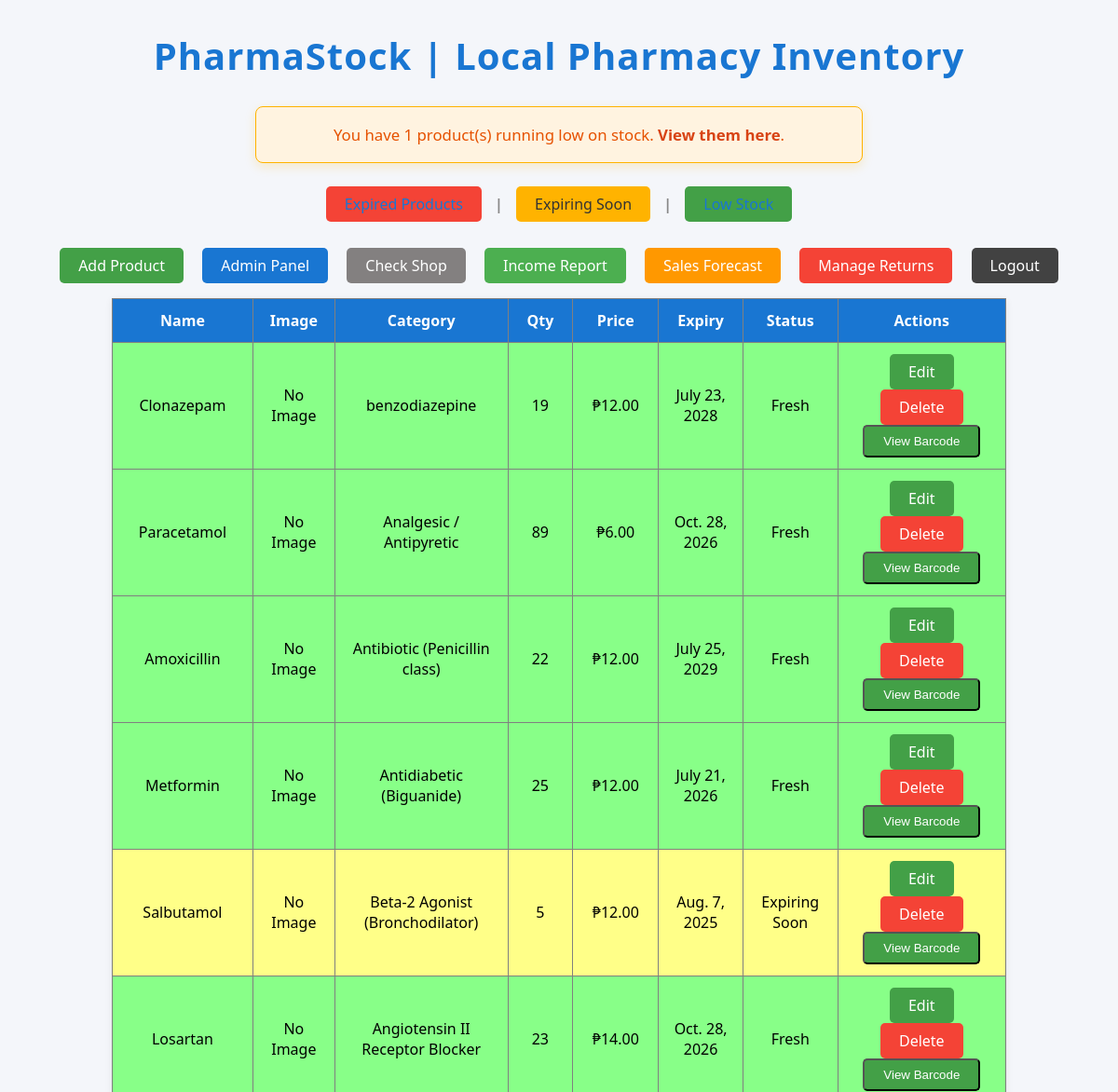
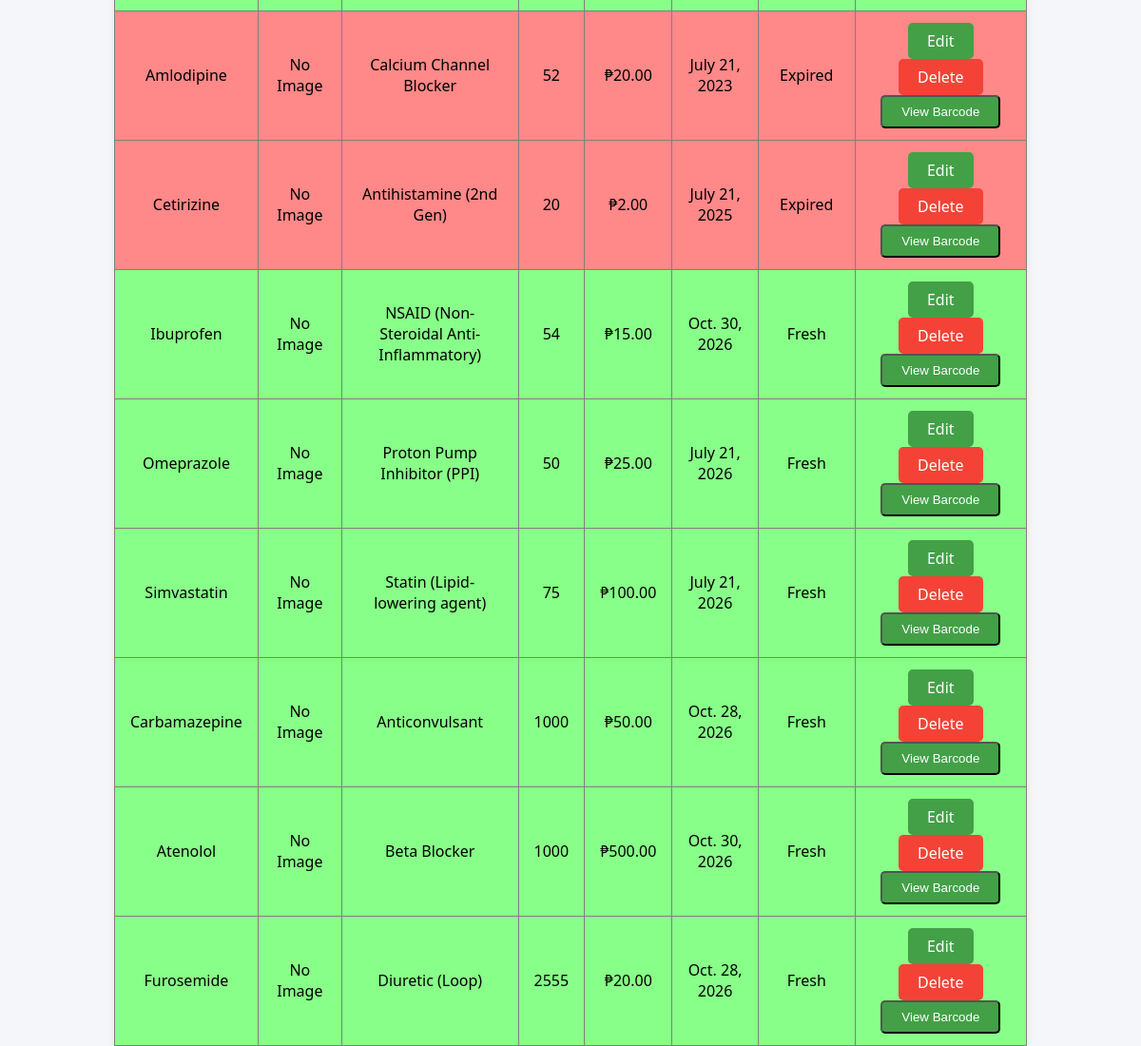
Screenshot of /products/ (signed in) with the database file from the repository (2 pictures, top to bottom).
### inventory/models.py (models this page shows, shortened)
class Product(models.Model):
    name = models.CharField(max_length=100)
    category = models.CharField(max_length=50)
    quantity = models.PositiveIntegerField()
    expiry_date = models.DateField()
    price = models.DecimalField(max_digits=10, decimal_places=2, default=0.00)
    low_stock_threshold = models.PositiveIntegerField(default=10)
    supplier = models.ForeignKey(Supplier, on_delete=models.SET_NULL, null=True, blank=True)
    image = models.ImageField(upload_to='products/', blank=True, null=True)
    barcode = models.ImageField(upload_to='barcodes/', blank=True)
    def is_expired(self):
        return timezone.now().date() > self.expiry_date
    def days_until_expiry(self):
        return (self.expiry_date - timezone.now().date()).days
    @property
    def is_low_stock(self):
        return self.quantity < self.low_stock_threshold
    @property
    def status(self):
        if self.is_expired():
            return "Expired"
        elif self.days_until_expiry() <= 7:
            return "Expiring Soon"
        elif self.is_low_stock:
            return "Low Stock"
        return "Fresh"

### inventory/views.py (the view)
# urls.py: path('products/', views.product_list, name='product_list'),
@admin_required
def product_list(request):
    products = Product.objects.all()
    low_stock_count = sum(1 for p in products if p.is_low_stock)
    today = timezone.now().date()
    return render(request, 'inventory/product_list.html', {'products': products, 'today': today, 'low_stock_count': low_stock_count})

### inventory/views.py (called while the page is built)
def admin_required(view_func):
    decorated_view_func = login_required(user_passes_test(lambda u: u.is_staff)(view_func))
    return decorated_view_func

### inventory/templates/inventory/product_list.html (shortened to what this page needs)
<!DOCTYPE html>
{% load static %}
<html>
<head>
    <link rel="stylesheet" href="{% static 'styles.css' %}">
</head>
<body>
    <h1 class="main-title">PharmaStock | Local Pharmacy Inventory</h1>
    {% if low_stock_count > 0 %}
        <div class="low-stock-alert">
            <p>You have {{ low_stock_count }} product(s) running low on stock. <a href="{% url 'low_stock' %}">View them here</a>.</p>
        </div>
    {% endif %}
        <div class="nav-links">
            <a href="{% url 'expired_products' %}" class="nav-btn expired">Expired Products</a>
            <span class="divider">|</span>
            <a href="{% url 'expiring_soon' %}" class="nav-btn expiring">Expiring Soon</a>
            <span class="divider">|</span>
            <a href="{% url 'low_stock' %}" class="nav-btn low-stock">Low Stock</a>
        </div>
        <div style="text-align:center; margin-bottom: 16px;">
                <a href="{% url 'product_add' %}" class="nav-btn" style="margin-right: 8px;">Add Product</a>
                <a href="/admin/" class="nav-btn" style="background-color: #1976d2; color: white; margin-right: 8px;">Admin Panel</a>
                <a href="{% url 'customer_product_list' %}" class="nav-btn" style="background-color: #838080ff; color: white;">Check Shop</a>
                <a href="{% url 'income_report' %}" class="nav-btn" style="background-color: #4CAF50; color: white;">Income Report</a>
                <a href="{% url 'sales_forecast' %}" class="nav-btn" style="background-color: #ff9800; color: white;">Sales Forecast</a>
                <a href="{% url 'manage_returns' %}" class="nav-btn" style="background-color: #f44336; color: white;">Manage Returns</a>
                <a href="{% url 'logout' %}" class="nav-btn" style="background-color: #424242; color: white;">Logout</a>
        </div>
    <table border="1">
         <tr>
            <th>Name</th><th>Image</th><th>Category</th><th>Qty</th><th>Price</th><th>Expiry</th><th>Status</th><th>Actions</th>
        </tr>
        {% for product in products %}
        <tr style="background-color: {% if product.status == 'Expired' %}#f88{% elif product.status == 'Expiring Soon' %}#ff8{% elif product.status == 'Low Stock' %}#ffcc80{% else %}#8f8{% endif %}">
            <td>{{ product.name }}</td>
            <td>
                {% if product.image %}
                    <img src="{{ product.image.url }}" alt="{{ product.name }}" width="100">
                {% else %}
                    No Image
                {% endif %}
            </td>
            <td>{{ product.category }}</td>
            <td>{{ product.quantity }}</td>
            <td>₱{{ product.price|floatformat:2 }}</td>
            <td>{{ product.expiry_date }}</td>
            <td>{{ product.status }}</td>
            <td>
                <a href="{% url 'product_edit' product.pk %}" class="nav-btn">Edit</a>
                <a href="{% url 'product_delete' product.pk %}" class="nav-btn expired">Delete</a>
                <button class="nav-btn view-barcode-btn" data-product-pk="{{ product.pk }}">View Barcode</button>
            </td>
        </tr>
        {% endfor %}
    </table>
</body>
</html>

### static/styles.css (style rules this page uses)
body { font-family: 'Segoe UI', Arial, sans-serif; background: #f4f6fa; margin: 0; padding: 0; }
h1 { text-align: center; color: #333; margin-top: 30px; }
.nav-links { text-align: center; margin-bottom: 20px; }
.nav-links a { color: #1976d2; text-decoration: none; margin: 0 10px; font-weight: 500; transition: color 0.2s; }
table { margin: 0 auto; border-collapse: collapse; width: 80%; background: #fff; box-shadow: 0 2px 8px rgba(0,0,0,0.07); }
th, td { padding: 12px 16px; text-align: center; }
th { background: #1976d2; color: #fff; font-weight: 600; }
tr { transition: background 0.2s; }
.main-title { text-align: center; color: #1976d2; margin-top: 32px; font-size: 2.5rem; letter-spacing: 1px; }
.nav-links { text-align: center; margin-bottom: 28px; margin-top: 10px; }
.nav-btn { display: inline-block; padding: 8px 20px; margin: 0 8px; border-radius: 5px; text-decoration: none; font-weight: 500; background: #43a047; color: #fff; transition: background 0.2s; }
.nav-btn.expired { background: #f44336; }
.nav-btn.expiring { background: #ffb300; color: #333; }
.divider { color: #888; font-weight: bold; }
.low-stock-alert { background-color: #fff3e0; border: 1px solid #ffb300; border-radius: 8px; padding: 18px 25px; margin: 25px auto; text-align: center; width: 85%; max-width: 600px; box-shadow: 0 4px 12px rgba(255, 179, 0, 0.2); display: flex; align-items: center; justify-content: center; gap: 10px; }
.low-stock-alert p { margin: 0; font-weight: 500; color: #e65100; font-size: 1.05rem; }
.low-stock-alert a { color: #d84315; font-weight: 700; text-decoration: none; transition: color 0.2s ease-in-out; }

### rows the page displays
Product: name "Clonazepam", shows "No Image", category "benzodiazepine", quantity "19", price "12.00", expiry_date "July 23, 2028", status "Fresh"
Product: name "Paracetamol", shows "No Image", category "Analgesic / Antipyretic", quantity "89", price "6.00", expiry_date "Oct. 28, 2026", status "Fresh"
Product: name "Amoxicillin", shows "No Image", category "Antibiotic (Penicillin class)", quantity "22", price "12.00", expiry_date "July 25, 2029", status "Fresh"
Product: name "Metformin", shows "No Image", category "Antidiabetic (Biguanide)", quantity "25", price "12.00", expiry_date "July 21, 2026", status "Fresh"
Product: name "Salbutamol", shows "No Image", category "Beta-2 Agonist (Bronchodilator)", quantity "5", price "12.00", expiry_date "Aug. 7, 2025", status "Expiring Soon"
Product: name "Losartan", shows "No Image", category "Angiotensin II Receptor Blocker", quantity "23", price "14.00", expiry_date "Oct. 28, 2026", status "Fresh"
Product: name "Amlodipine", shows "No Image", category "Calcium Channel Blocker", quantity "52", price "20.00", expiry_date "July 21, 2023", status "Expired"
Product: name "Cetirizine", shows "No Image", category "Antihistamine (2nd Gen)", quantity "20", price "2.00", expiry_date "July 21, 2025", status "Expired"
Product: name "Ibuprofen", shows "No Image", category "NSAID (Non-Steroidal Anti-Inflammatory)", quantity "54", price "15.00", expiry_date "Oct. 30, 2026", status "Fresh"
Product: name "Omeprazole", shows "No Image", category "Proton Pump Inhibitor (PPI)", quantity "50", price "25.00", expiry_date "July 21, 2026", status "Fresh"
Product: name "Simvastatin", shows "No Image", category "Statin (Lipid-lowering agent)", quantity "75", price "100.00", expiry_date "July 21, 2026", status "Fresh"
Product: name "Carbamazepine", shows "No Image", category "Anticonvulsant", quantity "1000", price "50.00", expiry_date "Oct. 28, 2026", status "Fresh"
Product: name "Atenolol", shows "No Image", category "Beta Blocker", quantity "1000", price "500.00", expiry_date "Oct. 30, 2026", status "Fresh"
Product: name "Furosemide", shows "No Image", category "Diuretic (Loop)", quantity "2555", price "20.00", expiry_date "Oct. 28, 2026", status "Fresh"

### other values shown
{{ low_stock_count }} "1"
